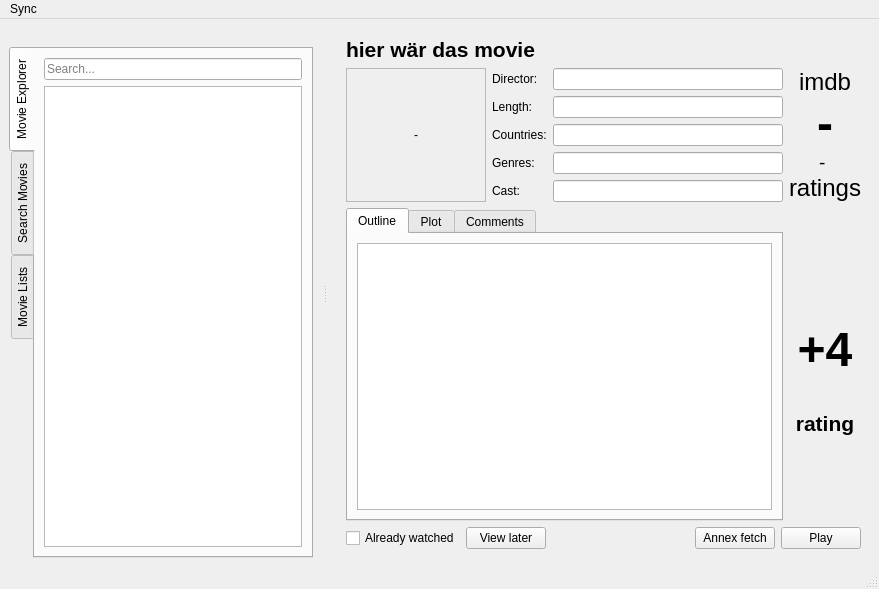
<?xml version="1.0" encoding="UTF-8"?>
<ui version="4.0">
 <class>MainWindow</class>
 <widget class="QMainWindow" name="MainWindow">
  <property name="geometry">
   <rect>
    <x>0</x>
    <y>0</y>
    <width>879</width>
    <height>589</height>
   </rect>
  </property>
  <property name="windowTitle">
   <string>Movie Hamster</string>
  </property>
  <widget class="QWidget" name="centralwidget">
   <layout class="QVBoxLayout" name="verticalLayout_3">
    <item>
     <widget class="QStackedWidget" name="stackedWidget">
      <property name="currentIndex">
       <number>0</number>
      </property>
      <widget class="QWidget" name="explorer">
       <layout class="QGridLayout" name="gridLayout">
        <item row="0" column="0" colspan="4">
         <widget class="QLabel" name="l_title">
          <property name="sizePolicy">
           <sizepolicy hsizetype="Preferred" vsizetype="Fixed">
            <horstretch>0</horstretch>
            <verstretch>0</verstretch>
           </sizepolicy>
          </property>
          <property name="text">
           <string>&lt;!DOCTYPE HTML PUBLIC &quot;-//W3C//DTD HTML 4.0//EN&quot; &quot;http://www.w3.org/TR/REC-html40/strict.dtd&quot;&gt;
&lt;html&gt;&lt;head&gt;&lt;meta name=&quot;qrichtext&quot; content=&quot;1&quot; /&gt;&lt;style type=&quot;text/css&quot;&gt;
p, li { white-space: pre-wrap; }
&lt;/style&gt;&lt;/head&gt;&lt;body style=&quot; font-family:'Ubuntu'; font-size:14pt; font-weight:400; font-style:normal;&quot;&gt;
&lt;p style=&quot; margin-top:0px; margin-bottom:0px; margin-left:0px; margin-right:0px; -qt-block-indent:0; text-indent:0px;&quot;&gt;&lt;span style=&quot; font-size:16pt; font-weight:600;&quot;&gt;hier wär das movie&lt;/span&gt;&lt;/p&gt;&lt;/body&gt;&lt;/html&gt;</string>
          </property>
          <property name="textFormat">
           <enum>Qt::RichText</enum>
          </property>
         </widget>
        </item>
        <item row="1" column="0" rowspan="5">
         <widget class="QLabel" name="l_img">
          <property name="sizePolicy">
           <sizepolicy hsizetype="Fixed" vsizetype="Preferred">
            <horstretch>0</horstretch>
            <verstretch>0</verstretch>
           </sizepolicy>
          </property>
          <property name="minimumSize">
           <size>
            <width>140</width>
            <height>0</height>
           </size>
          </property>
          <property name="maximumSize">
           <size>
            <width>16777215</width>
            <height>16777215</height>
           </size>
          </property>
          <property name="baseSize">
           <size>
            <width>0</width>
            <height>0</height>
           </size>
          </property>
          <property name="frameShape">
           <enum>QFrame::StyledPanel</enum>
          </property>
          <property name="text">
           <string>-</string>
          </property>
          <property name="scaledContents">
           <bool>false</bool>
          </property>
          <property name="alignment">
           <set>Qt::AlignCenter</set>
          </property>
          <property name="margin">
           <number>4</number>
          </property>
         </widget>
        </item>
        <item row="1" column="1">
         <widget class="QLabel" name="label">
          <property name="text">
           <string>Director:</string>
          </property>
         </widget>
        </item>
        <item row="1" column="2">
         <widget class="QLineEdit" name="l_director">
          <property name="readOnly">
           <bool>true</bool>
          </property>
         </widget>
        </item>
        <item row="1" column="3" rowspan="5">
         <widget class="QLabel" name="l_rating">
          <property name="frameShape">
           <enum>QFrame::NoFrame</enum>
          </property>
          <property name="frameShadow">
           <enum>QFrame::Plain</enum>
          </property>
          <property name="text">
           <string>&lt;!DOCTYPE HTML PUBLIC &quot;-//W3C//DTD HTML 4.0//EN&quot; &quot;http://www.w3.org/TR/REC-html40/strict.dtd&quot;&gt;
&lt;html&gt;&lt;head&gt;&lt;meta name=&quot;qrichtext&quot; content=&quot;1&quot; /&gt;&lt;style type=&quot;text/css&quot;&gt;
p, li { white-space: pre-wrap; }
&lt;/style&gt;&lt;/head&gt;&lt;body style=&quot; font-family:'Ubuntu'; font-size:14pt; font-weight:400; font-style:normal;&quot;&gt;
&lt;p align=&quot;center&quot; style=&quot; margin-top:0px; margin-bottom:0px; margin-left:0px; margin-right:0px; -qt-block-indent:0; text-indent:0px;&quot;&gt;&lt;span style=&quot; font-size:18pt;&quot;&gt;imdb&lt;/span&gt;&lt;/p&gt;
&lt;p align=&quot;center&quot; style=&quot; margin-top:0px; margin-bottom:0px; margin-left:0px; margin-right:0px; -qt-block-indent:0; text-indent:0px;&quot;&gt;&lt;span style=&quot; font-size:36pt; font-weight:600;&quot;&gt;-&lt;/span&gt;&lt;/p&gt;
&lt;p align=&quot;center&quot; style=&quot; margin-top:0px; margin-bottom:0px; margin-left:0px; margin-right:0px; -qt-block-indent:0; text-indent:0px;&quot;&gt;- &lt;/p&gt;
&lt;p align=&quot;center&quot; style=&quot; margin-top:0px; margin-bottom:0px; margin-left:0px; margin-right:0px; -qt-block-indent:0; text-indent:0px;&quot;&gt;&lt;span style=&quot; font-size:18pt;&quot;&gt;ratings&lt;/span&gt;&lt;/p&gt;&lt;/body&gt;&lt;/html&gt;</string>
          </property>
          <property name="margin">
           <number>3</number>
          </property>
         </widget>
        </item>
        <item row="2" column="1">
         <widget class="QLabel" name="label_7">
          <property name="text">
           <string>Length:</string>
          </property>
         </widget>
        </item>
        <item row="2" column="2">
         <widget class="QLineEdit" name="l_runtime">
          <property name="readOnly">
           <bool>true</bool>
          </property>
         </widget>
        </item>
        <item row="3" column="1">
         <widget class="QLabel" name="label_2">
          <property name="text">
           <string>Countries:</string>
          </property>
         </widget>
        </item>
        <item row="3" column="2">
         <widget class="QLineEdit" name="l_countries">
          <property name="readOnly">
           <bool>true</bool>
          </property>
         </widget>
        </item>
        <item row="4" column="1">
         <widget class="QLabel" name="label_4">
          <property name="text">
           <string>Genres:</string>
          </property>
         </widget>
        </item>
        <item row="4" column="2">
         <widget class="QLineEdit" name="l_genres">
          <property name="readOnly">
           <bool>true</bool>
          </property>
         </widget>
        </item>
        <item row="5" column="1">
         <widget class="QLabel" name="label_3">
          <property name="text">
           <string>Cast:</string>
          </property>
         </widget>
        </item>
        <item row="5" column="2">
         <widget class="QLineEdit" name="l_cast">
          <property name="readOnly">
           <bool>true</bool>
          </property>
         </widget>
        </item>
        <item row="6" column="3">
         <layout class="QVBoxLayout" name="verticalLayout">
          <item>
           <spacer name="verticalSpacer_2">
            <property name="orientation">
             <enum>Qt::Vertical</enum>
            </property>
            <property name="sizeHint" stdset="0">
             <size>
              <width>20</width>
              <height>40</height>
             </size>
            </property>
           </spacer>
          </item>
          <item>
           <widget class="QPushButton" name="pushButton">
            <property name="text">
             <string/>
            </property>
            <property name="icon">
             <iconset>
              <normaloff>../../../../../usr/share/icons/oxygen/32x32/actions/draw-triangle3.png</normaloff>../../../../../usr/share/icons/oxygen/32x32/actions/draw-triangle3.png</iconset>
            </property>
            <property name="iconSize">
             <size>
              <width>32</width>
              <height>32</height>
             </size>
            </property>
            <property name="flat">
             <bool>true</bool>
            </property>
           </widget>
          </item>
          <item>
           <widget class="QLabel" name="label_6">
            <property name="text">
             <string>&lt;!DOCTYPE HTML PUBLIC &quot;-//W3C//DTD HTML 4.0//EN&quot; &quot;http://www.w3.org/TR/REC-html40/strict.dtd&quot;&gt;
&lt;html&gt;&lt;head&gt;&lt;meta name=&quot;qrichtext&quot; content=&quot;1&quot; /&gt;&lt;style type=&quot;text/css&quot;&gt;
p, li { white-space: pre-wrap; }
&lt;/style&gt;&lt;/head&gt;&lt;body style=&quot; font-family:'Ubuntu'; font-size:14pt; font-weight:400; font-style:normal;&quot;&gt;
&lt;p align=&quot;center&quot; style=&quot; margin-top:0px; margin-bottom:0px; margin-left:0px; margin-right:0px; -qt-block-indent:0; text-indent:0px;&quot;&gt;&lt;span style=&quot; font-size:36pt; font-weight:600;&quot;&gt;+4&lt;/span&gt;&lt;/p&gt;&lt;/body&gt;&lt;/html&gt;</string>
            </property>
           </widget>
          </item>
          <item>
           <widget class="QPushButton" name="pushButton_2">
            <property name="text">
             <string/>
            </property>
            <property name="icon">
             <iconset>
              <normaloff>../../../../../usr/share/icons/oxygen/32x32/actions/draw-triangle4.png</normaloff>../../../../../usr/share/icons/oxygen/32x32/actions/draw-triangle4.png</iconset>
            </property>
            <property name="iconSize">
             <size>
              <width>32</width>
              <height>32</height>
             </size>
            </property>
            <property name="flat">
             <bool>true</bool>
            </property>
           </widget>
          </item>
          <item>
           <widget class="QLabel" name="label_5">
            <property name="text">
             <string>&lt;!DOCTYPE HTML PUBLIC &quot;-//W3C//DTD HTML 4.0//EN&quot; &quot;http://www.w3.org/TR/REC-html40/strict.dtd&quot;&gt;
&lt;html&gt;&lt;head&gt;&lt;meta name=&quot;qrichtext&quot; content=&quot;1&quot; /&gt;&lt;style type=&quot;text/css&quot;&gt;
p, li { white-space: pre-wrap; }
&lt;/style&gt;&lt;/head&gt;&lt;body style=&quot; font-family:'Ubuntu'; font-size:14pt; font-weight:400; font-style:normal;&quot;&gt;
&lt;p align=&quot;center&quot; style=&quot; margin-top:0px; margin-bottom:0px; margin-left:0px; margin-right:0px; -qt-block-indent:0; text-indent:0px;&quot;&gt;&lt;span style=&quot; font-size:16pt; font-weight:600;&quot;&gt;rating&lt;/span&gt;&lt;/p&gt;&lt;/body&gt;&lt;/html&gt;</string>
            </property>
           </widget>
          </item>
          <item>
           <spacer name="verticalSpacer">
            <property name="orientation">
             <enum>Qt::Vertical</enum>
            </property>
            <property name="sizeHint" stdset="0">
             <size>
              <width>20</width>
              <height>40</height>
             </size>
            </property>
           </spacer>
          </item>
         </layout>
        </item>
        <item row="7" column="0" colspan="4">
         <layout class="QHBoxLayout" name="horizontalLayout_3">
          <item>
           <widget class="QCheckBox" name="checkBox">
            <property name="text">
             <string>Already watched</string>
            </property>
           </widget>
          </item>
          <item>
           <widget class="QPushButton" name="pushButton_5">
            <property name="text">
             <string>View later</string>
            </property>
           </widget>
          </item>
          <item>
           <spacer name="horizontalSpacer">
            <property name="orientation">
             <enum>Qt::Horizontal</enum>
            </property>
            <property name="sizeHint" stdset="0">
             <size>
              <width>40</width>
              <height>20</height>
             </size>
            </property>
           </spacer>
          </item>
          <item>
           <widget class="QPushButton" name="pushButton_4">
            <property name="text">
             <string>Annex fetch</string>
            </property>
           </widget>
          </item>
          <item>
           <widget class="QPushButton" name="pushButton_3">
            <property name="text">
             <string>Play</string>
            </property>
           </widget>
          </item>
         </layout>
        </item>
        <item row="6" column="0" colspan="3">
         <widget class="QTabWidget" name="tabWidget">
          <property name="currentIndex">
           <number>0</number>
          </property>
          <widget class="QWidget" name="tab">
           <attribute name="title">
            <string>Outline</string>
           </attribute>
           <layout class="QHBoxLayout" name="horizontalLayout">
            <item>
             <widget class="QTextBrowser" name="l_plot_short"/>
            </item>
           </layout>
          </widget>
          <widget class="QWidget" name="tab_2">
           <attribute name="title">
            <string>Plot</string>
           </attribute>
           <layout class="QHBoxLayout" name="horizontalLayout_2">
            <item>
             <widget class="QTextBrowser" name="l_plot"/>
            </item>
           </layout>
          </widget>
          <widget class="QWidget" name="tab_5">
           <attribute name="title">
            <string>Comments</string>
           </attribute>
          </widget>
         </widget>
        </item>
       </layout>
      </widget>
      <widget class="QWidget" name="search">
       <layout class="QVBoxLayout" name="verticalLayout_7">
        <item>
         <widget class="QLabel" name="l_title_3">
          <property name="sizePolicy">
           <sizepolicy hsizetype="Preferred" vsizetype="Fixed">
            <horstretch>0</horstretch>
            <verstretch>0</verstretch>
           </sizepolicy>
          </property>
          <property name="text">
           <string>&lt;!DOCTYPE HTML PUBLIC &quot;-//W3C//DTD HTML 4.0//EN&quot; &quot;http://www.w3.org/TR/REC-html40/strict.dtd&quot;&gt;
&lt;html&gt;&lt;head&gt;&lt;meta name=&quot;qrichtext&quot; content=&quot;1&quot; /&gt;&lt;style type=&quot;text/css&quot;&gt;
p, li { white-space: pre-wrap; }
&lt;/style&gt;&lt;/head&gt;&lt;body style=&quot; font-family:'Ubuntu'; font-size:14pt; font-weight:400; font-style:normal;&quot;&gt;
&lt;p style=&quot; margin-top:0px; margin-bottom:0px; margin-left:0px; margin-right:0px; -qt-block-indent:0; text-indent:0px;&quot;&gt;&lt;span style=&quot; font-size:16pt; font-weight:600;&quot;&gt;Search for movies&lt;/span&gt;&lt;/p&gt;&lt;/body&gt;&lt;/html&gt;</string>
          </property>
          <property name="textFormat">
           <enum>Qt::RichText</enum>
          </property>
         </widget>
        </item>
        <item>
         <widget class="QTableWidget" name="tableWidget">
          <column>
           <property name="text">
            <string>Title</string>
           </property>
          </column>
          <column>
           <property name="text">
            <string>Cast</string>
           </property>
          </column>
          <column>
           <property name="text">
            <string>Rating</string>
           </property>
          </column>
          <column>
           <property name="text">
            <string>Votes</string>
           </property>
          </column>
         </widget>
        </item>
       </layout>
      </widget>
      <widget class="QWidget" name="lists">
       <layout class="QVBoxLayout" name="verticalLayout_5">
        <item>
         <widget class="QLabel" name="l_title_2">
          <property name="sizePolicy">
           <sizepolicy hsizetype="Preferred" vsizetype="Fixed">
            <horstretch>0</horstretch>
            <verstretch>0</verstretch>
           </sizepolicy>
          </property>
          <property name="text">
           <string>&lt;!DOCTYPE HTML PUBLIC &quot;-//W3C//DTD HTML 4.0//EN&quot; &quot;http://www.w3.org/TR/REC-html40/strict.dtd&quot;&gt;
&lt;html&gt;&lt;head&gt;&lt;meta name=&quot;qrichtext&quot; content=&quot;1&quot; /&gt;&lt;style type=&quot;text/css&quot;&gt;
p, li { white-space: pre-wrap; }
&lt;/style&gt;&lt;/head&gt;&lt;body style=&quot; font-family:'Ubuntu'; font-size:14pt; font-weight:400; font-style:normal;&quot;&gt;
&lt;p style=&quot; margin-top:0px; margin-bottom:0px; margin-left:0px; margin-right:0px; -qt-block-indent:0; text-indent:0px;&quot;&gt;&lt;span style=&quot; font-size:16pt; font-weight:600;&quot;&gt;Name der Liste&lt;/span&gt;&lt;/p&gt;&lt;/body&gt;&lt;/html&gt;</string>
          </property>
          <property name="textFormat">
           <enum>Qt::RichText</enum>
          </property>
         </widget>
        </item>
        <item>
         <widget class="QTableView" name="tableView_2"/>
        </item>
        <item>
         <layout class="QHBoxLayout" name="horizontalLayout_5">
          <item>
           <spacer name="horizontalSpacer_2">
            <property name="orientation">
             <enum>Qt::Horizontal</enum>
            </property>
            <property name="sizeHint" stdset="0">
             <size>
              <width>40</width>
              <height>20</height>
             </size>
            </property>
           </spacer>
          </item>
          <item>
           <widget class="QPushButton" name="pushButton_7">
            <property name="text">
             <string>Undo</string>
            </property>
           </widget>
          </item>
          <item>
           <widget class="QPushButton" name="pushButton_6">
            <property name="text">
             <string>Save</string>
            </property>
           </widget>
          </item>
         </layout>
        </item>
       </layout>
      </widget>
     </widget>
    </item>
   </layout>
  </widget>
  <widget class="QMenuBar" name="menubar">
   <property name="geometry">
    <rect>
     <x>0</x>
     <y>0</y>
     <width>879</width>
     <height>30</height>
    </rect>
   </property>
   <widget class="QMenu" name="menuSync">
    <property name="title">
     <string>Sync</string>
    </property>
    <addaction name="action_sync_now"/>
   </widget>
   <addaction name="menuSync"/>
  </widget>
  <widget class="QStatusBar" name="statusbar"/>
  <widget class="QDockWidget" name="dockWidget">
   <property name="features">
    <set>QDockWidget::NoDockWidgetFeatures</set>
   </property>
   <attribute name="dockWidgetArea">
    <number>1</number>
   </attribute>
   <widget class="QWidget" name="dockWidgetContents">
    <layout class="QHBoxLayout" name="horizontalLayout_4">
     <item>
      <widget class="QTabWidget" name="tabWidget_2">
       <property name="tabPosition">
        <enum>QTabWidget::West</enum>
       </property>
       <property name="tabShape">
        <enum>QTabWidget::Rounded</enum>
       </property>
       <property name="currentIndex">
        <number>0</number>
       </property>
       <widget class="QWidget" name="tab_3">
        <attribute name="title">
         <string>Movie Explorer</string>
        </attribute>
        <layout class="QVBoxLayout" name="verticalLayout_2">
         <item>
          <widget class="QLineEdit" name="search_bar">
           <property name="text">
            <string/>
           </property>
           <property name="placeholderText">
            <string>Search...</string>
           </property>
          </widget>
         </item>
         <item>
          <widget class="QTableView" name="tableView">
           <property name="selectionMode">
            <enum>QAbstractItemView::SingleSelection</enum>
           </property>
          </widget>
         </item>
        </layout>
       </widget>
       <widget class="QWidget" name="tab_4">
        <attribute name="title">
         <string>Search Movies</string>
        </attribute>
        <layout class="QVBoxLayout" name="verticalLayout_6">
         <item>
          <widget class="QTreeWidget" name="treeWidget_2">
           <column>
            <property name="text">
             <string>Filter</string>
            </property>
           </column>
           <item>
            <property name="text">
             <string>By Genre</string>
            </property>
            <item>
             <property name="text">
              <string>Action</string>
             </property>
            </item>
            <item>
             <property name="text">
              <string>Adventure</string>
             </property>
            </item>
           </item>
           <item>
            <property name="text">
             <string>By Actor</string>
            </property>
            <item>
             <property name="text">
              <string>Johnny Depp</string>
             </property>
            </item>
           </item>
          </widget>
         </item>
        </layout>
       </widget>
       <widget class="QWidget" name="tab_6">
        <attribute name="title">
         <string>Movie Lists</string>
        </attribute>
        <layout class="QVBoxLayout" name="verticalLayout_4">
         <item>
          <widget class="QTreeWidget" name="treeWidget">
           <column>
            <property name="text">
             <string>List</string>
            </property>
           </column>
           <item>
            <property name="text">
             <string>My Lists</string>
            </property>
            <item>
             <property name="text">
              <string>Watch later</string>
             </property>
            </item>
            <item>
             <property name="text">
              <string>Loved</string>
             </property>
            </item>
           </item>
           <item>
            <property name="text">
             <string>Top Lists</string>
            </property>
            <item>
             <property name="text">
              <string>Top unwatched</string>
             </property>
            </item>
            <item>
             <property name="text">
              <string>Top imdb rated</string>
             </property>
            </item>
            <item>
             <property name="text">
              <string>Recently upvoted</string>
             </property>
            </item>
           </item>
          </widget>
         </item>
        </layout>
       </widget>
      </widget>
     </item>
    </layout>
   </widget>
  </widget>
  <action name="action_sync_now">
   <property name="text">
    <string>Sync now</string>
   </property>
  </action>
 </widget>
 <resources/>
 <connections>
  <connection>
   <sender>tabWidget_2</sender>
   <signal>currentChanged(int)</signal>
   <receiver>stackedWidget</receiver>
   <slot>setCurrentIndex(int)</slot>
   <hints>
    <hint type="sourcelabel">
     <x>38</x>
     <y>105</y>
    </hint>
    <hint type="destinationlabel">
     <x>338</x>
     <y>104</y>
    </hint>
   </hints>
  </connection>
 </connections>
</ui>
